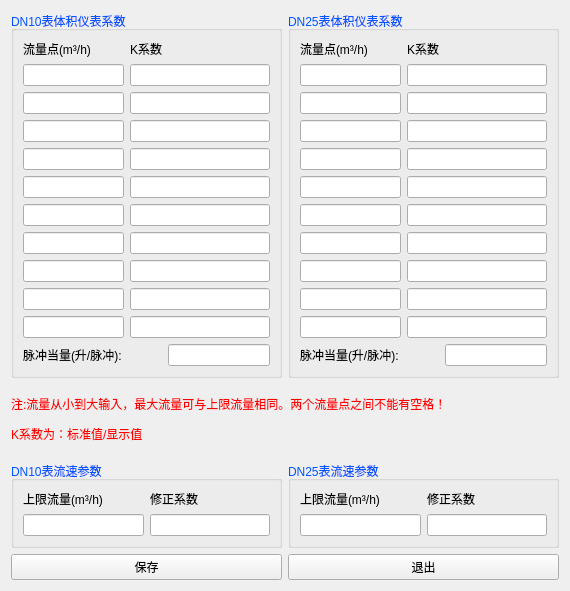
<?xml version="1.0" encoding="UTF-8"?>
<ui version="4.0">
 <class>StdParaSetClass</class>
 <widget class="QWidget" name="StdParaSetClass">
  <property name="windowModality">
   <enum>Qt::ApplicationModal</enum>
  </property>
  <property name="geometry">
   <rect>
    <x>0</x>
    <y>0</y>
    <width>570</width>
    <height>591</height>
   </rect>
  </property>
  <property name="windowTitle">
   <string>标准表参数设定</string>
  </property>
  <layout class="QGridLayout" name="gridLayout_5">
   <item row="0" column="0">
    <widget class="QGroupBox" name="groupBox">
     <property name="palette">
      <palette>
       <active>
        <colorrole role="WindowText">
         <brush brushstyle="SolidPattern">
          <color alpha="255">
           <red>0</red>
           <green>85</green>
           <blue>255</blue>
          </color>
         </brush>
        </colorrole>
       </active>
       <inactive>
        <colorrole role="WindowText">
         <brush brushstyle="SolidPattern">
          <color alpha="255">
           <red>0</red>
           <green>85</green>
           <blue>255</blue>
          </color>
         </brush>
        </colorrole>
       </inactive>
       <disabled>
        <colorrole role="WindowText">
         <brush brushstyle="SolidPattern">
          <color alpha="255">
           <red>120</red>
           <green>120</green>
           <blue>120</blue>
          </color>
         </brush>
        </colorrole>
       </disabled>
      </palette>
     </property>
     <property name="title">
      <string>DN10表体积仪表系数</string>
     </property>
     <layout class="QGridLayout" name="gridLayout">
      <item row="0" column="0">
       <widget class="QLabel" name="label_2">
        <property name="sizePolicy">
         <sizepolicy hsizetype="Preferred" vsizetype="Fixed">
          <horstretch>0</horstretch>
          <verstretch>0</verstretch>
         </sizepolicy>
        </property>
        <property name="palette">
         <palette>
          <active>
           <colorrole role="WindowText">
            <brush brushstyle="SolidPattern">
             <color alpha="255">
              <red>0</red>
              <green>0</green>
              <blue>0</blue>
             </color>
            </brush>
           </colorrole>
          </active>
          <inactive>
           <colorrole role="WindowText">
            <brush brushstyle="SolidPattern">
             <color alpha="255">
              <red>0</red>
              <green>0</green>
              <blue>0</blue>
             </color>
            </brush>
           </colorrole>
          </inactive>
          <disabled>
           <colorrole role="WindowText">
            <brush brushstyle="SolidPattern">
             <color alpha="255">
              <red>120</red>
              <green>120</green>
              <blue>120</blue>
             </color>
            </brush>
           </colorrole>
          </disabled>
         </palette>
        </property>
        <property name="text">
         <string>流量点(m³/h)</string>
        </property>
       </widget>
      </item>
      <item row="0" column="1">
       <widget class="QLabel" name="label_3">
        <property name="sizePolicy">
         <sizepolicy hsizetype="Preferred" vsizetype="Fixed">
          <horstretch>0</horstretch>
          <verstretch>0</verstretch>
         </sizepolicy>
        </property>
        <property name="palette">
         <palette>
          <active>
           <colorrole role="WindowText">
            <brush brushstyle="SolidPattern">
             <color alpha="255">
              <red>0</red>
              <green>0</green>
              <blue>0</blue>
             </color>
            </brush>
           </colorrole>
          </active>
          <inactive>
           <colorrole role="WindowText">
            <brush brushstyle="SolidPattern">
             <color alpha="255">
              <red>0</red>
              <green>0</green>
              <blue>0</blue>
             </color>
            </brush>
           </colorrole>
          </inactive>
          <disabled>
           <colorrole role="WindowText">
            <brush brushstyle="SolidPattern">
             <color alpha="255">
              <red>120</red>
              <green>120</green>
              <blue>120</blue>
             </color>
            </brush>
           </colorrole>
          </disabled>
         </palette>
        </property>
        <property name="text">
         <string>K系数</string>
        </property>
       </widget>
      </item>
      <item row="1" column="0">
       <widget class="QLineEdit" name="lineEdit"/>
      </item>
      <item row="1" column="1" colspan="2">
       <widget class="QLineEdit" name="lineEdit_2"/>
      </item>
      <item row="2" column="0">
       <widget class="QLineEdit" name="lineEdit_3"/>
      </item>
      <item row="2" column="1" colspan="2">
       <widget class="QLineEdit" name="lineEdit_4"/>
      </item>
      <item row="3" column="0">
       <widget class="QLineEdit" name="lineEdit_5"/>
      </item>
      <item row="3" column="1" colspan="2">
       <widget class="QLineEdit" name="lineEdit_7"/>
      </item>
      <item row="4" column="0">
       <widget class="QLineEdit" name="lineEdit_8"/>
      </item>
      <item row="4" column="1" colspan="2">
       <widget class="QLineEdit" name="lineEdit_6"/>
      </item>
      <item row="5" column="0">
       <widget class="QLineEdit" name="lineEdit_11"/>
      </item>
      <item row="5" column="1" colspan="2">
       <widget class="QLineEdit" name="lineEdit_14"/>
      </item>
      <item row="6" column="0">
       <widget class="QLineEdit" name="lineEdit_16"/>
      </item>
      <item row="6" column="1" colspan="2">
       <widget class="QLineEdit" name="lineEdit_12"/>
      </item>
      <item row="7" column="0">
       <widget class="QLineEdit" name="lineEdit_13"/>
      </item>
      <item row="7" column="1" colspan="2">
       <widget class="QLineEdit" name="lineEdit_10"/>
      </item>
      <item row="8" column="0">
       <widget class="QLineEdit" name="lineEdit_15"/>
      </item>
      <item row="8" column="1" colspan="2">
       <widget class="QLineEdit" name="lineEdit_9"/>
      </item>
      <item row="9" column="0">
       <widget class="QLineEdit" name="lineEdit_20"/>
      </item>
      <item row="9" column="1" colspan="2">
       <widget class="QLineEdit" name="lineEdit_18"/>
      </item>
      <item row="10" column="0">
       <widget class="QLineEdit" name="lineEdit_17"/>
      </item>
      <item row="10" column="1" colspan="2">
       <widget class="QLineEdit" name="lineEdit_19"/>
      </item>
      <item row="11" column="0" colspan="2">
       <widget class="QLabel" name="label_4">
        <property name="palette">
         <palette>
          <active>
           <colorrole role="WindowText">
            <brush brushstyle="SolidPattern">
             <color alpha="255">
              <red>0</red>
              <green>0</green>
              <blue>0</blue>
             </color>
            </brush>
           </colorrole>
          </active>
          <inactive>
           <colorrole role="WindowText">
            <brush brushstyle="SolidPattern">
             <color alpha="255">
              <red>0</red>
              <green>0</green>
              <blue>0</blue>
             </color>
            </brush>
           </colorrole>
          </inactive>
          <disabled>
           <colorrole role="WindowText">
            <brush brushstyle="SolidPattern">
             <color alpha="255">
              <red>120</red>
              <green>120</green>
              <blue>120</blue>
             </color>
            </brush>
           </colorrole>
          </disabled>
         </palette>
        </property>
        <property name="text">
         <string>脉冲当量(升/脉冲):</string>
        </property>
       </widget>
      </item>
      <item row="11" column="2">
       <widget class="QLineEdit" name="lineEdit_21"/>
      </item>
     </layout>
    </widget>
   </item>
   <item row="0" column="1">
    <widget class="QGroupBox" name="groupBox_4">
     <property name="palette">
      <palette>
       <active>
        <colorrole role="WindowText">
         <brush brushstyle="SolidPattern">
          <color alpha="255">
           <red>0</red>
           <green>85</green>
           <blue>255</blue>
          </color>
         </brush>
        </colorrole>
       </active>
       <inactive>
        <colorrole role="WindowText">
         <brush brushstyle="SolidPattern">
          <color alpha="255">
           <red>0</red>
           <green>85</green>
           <blue>255</blue>
          </color>
         </brush>
        </colorrole>
       </inactive>
       <disabled>
        <colorrole role="WindowText">
         <brush brushstyle="SolidPattern">
          <color alpha="255">
           <red>120</red>
           <green>120</green>
           <blue>120</blue>
          </color>
         </brush>
        </colorrole>
       </disabled>
      </palette>
     </property>
     <property name="title">
      <string>DN25表体积仪表系数</string>
     </property>
     <layout class="QGridLayout" name="gridLayout_4">
      <item row="0" column="0">
       <widget class="QLabel" name="label_9">
        <property name="sizePolicy">
         <sizepolicy hsizetype="Preferred" vsizetype="Fixed">
          <horstretch>0</horstretch>
          <verstretch>0</verstretch>
         </sizepolicy>
        </property>
        <property name="palette">
         <palette>
          <active>
           <colorrole role="WindowText">
            <brush brushstyle="SolidPattern">
             <color alpha="255">
              <red>0</red>
              <green>0</green>
              <blue>0</blue>
             </color>
            </brush>
           </colorrole>
          </active>
          <inactive>
           <colorrole role="WindowText">
            <brush brushstyle="SolidPattern">
             <color alpha="255">
              <red>0</red>
              <green>0</green>
              <blue>0</blue>
             </color>
            </brush>
           </colorrole>
          </inactive>
          <disabled>
           <colorrole role="WindowText">
            <brush brushstyle="SolidPattern">
             <color alpha="255">
              <red>120</red>
              <green>120</green>
              <blue>120</blue>
             </color>
            </brush>
           </colorrole>
          </disabled>
         </palette>
        </property>
        <property name="text">
         <string>流量点(m³/h)</string>
        </property>
       </widget>
      </item>
      <item row="0" column="1">
       <widget class="QLabel" name="label_10">
        <property name="sizePolicy">
         <sizepolicy hsizetype="Preferred" vsizetype="Fixed">
          <horstretch>0</horstretch>
          <verstretch>0</verstretch>
         </sizepolicy>
        </property>
        <property name="palette">
         <palette>
          <active>
           <colorrole role="WindowText">
            <brush brushstyle="SolidPattern">
             <color alpha="255">
              <red>0</red>
              <green>0</green>
              <blue>0</blue>
             </color>
            </brush>
           </colorrole>
          </active>
          <inactive>
           <colorrole role="WindowText">
            <brush brushstyle="SolidPattern">
             <color alpha="255">
              <red>0</red>
              <green>0</green>
              <blue>0</blue>
             </color>
            </brush>
           </colorrole>
          </inactive>
          <disabled>
           <colorrole role="WindowText">
            <brush brushstyle="SolidPattern">
             <color alpha="255">
              <red>120</red>
              <green>120</green>
              <blue>120</blue>
             </color>
            </brush>
           </colorrole>
          </disabled>
         </palette>
        </property>
        <property name="text">
         <string>K系数</string>
        </property>
       </widget>
      </item>
      <item row="1" column="0">
       <widget class="QLineEdit" name="lineEdit_26"/>
      </item>
      <item row="1" column="1" colspan="2">
       <widget class="QLineEdit" name="lineEdit_27"/>
      </item>
      <item row="2" column="0">
       <widget class="QLineEdit" name="lineEdit_28"/>
      </item>
      <item row="2" column="1" colspan="2">
       <widget class="QLineEdit" name="lineEdit_29"/>
      </item>
      <item row="3" column="0">
       <widget class="QLineEdit" name="lineEdit_30"/>
      </item>
      <item row="3" column="1" colspan="2">
       <widget class="QLineEdit" name="lineEdit_31"/>
      </item>
      <item row="4" column="0">
       <widget class="QLineEdit" name="lineEdit_32"/>
      </item>
      <item row="4" column="1" colspan="2">
       <widget class="QLineEdit" name="lineEdit_33"/>
      </item>
      <item row="5" column="0">
       <widget class="QLineEdit" name="lineEdit_34"/>
      </item>
      <item row="5" column="1" colspan="2">
       <widget class="QLineEdit" name="lineEdit_35"/>
      </item>
      <item row="6" column="0">
       <widget class="QLineEdit" name="lineEdit_36"/>
      </item>
      <item row="6" column="1" colspan="2">
       <widget class="QLineEdit" name="lineEdit_37"/>
      </item>
      <item row="7" column="0">
       <widget class="QLineEdit" name="lineEdit_38"/>
      </item>
      <item row="7" column="1" colspan="2">
       <widget class="QLineEdit" name="lineEdit_39"/>
      </item>
      <item row="8" column="0">
       <widget class="QLineEdit" name="lineEdit_40"/>
      </item>
      <item row="8" column="1" colspan="2">
       <widget class="QLineEdit" name="lineEdit_41"/>
      </item>
      <item row="9" column="0">
       <widget class="QLineEdit" name="lineEdit_42"/>
      </item>
      <item row="9" column="1" colspan="2">
       <widget class="QLineEdit" name="lineEdit_43"/>
      </item>
      <item row="10" column="0">
       <widget class="QLineEdit" name="lineEdit_44"/>
      </item>
      <item row="10" column="1" colspan="2">
       <widget class="QLineEdit" name="lineEdit_45"/>
      </item>
      <item row="11" column="0" colspan="2">
       <widget class="QLabel" name="label_11">
        <property name="palette">
         <palette>
          <active>
           <colorrole role="WindowText">
            <brush brushstyle="SolidPattern">
             <color alpha="255">
              <red>0</red>
              <green>0</green>
              <blue>0</blue>
             </color>
            </brush>
           </colorrole>
          </active>
          <inactive>
           <colorrole role="WindowText">
            <brush brushstyle="SolidPattern">
             <color alpha="255">
              <red>0</red>
              <green>0</green>
              <blue>0</blue>
             </color>
            </brush>
           </colorrole>
          </inactive>
          <disabled>
           <colorrole role="WindowText">
            <brush brushstyle="SolidPattern">
             <color alpha="255">
              <red>120</red>
              <green>120</green>
              <blue>120</blue>
             </color>
            </brush>
           </colorrole>
          </disabled>
         </palette>
        </property>
        <property name="text">
         <string>脉冲当量(升/脉冲):</string>
        </property>
       </widget>
      </item>
      <item row="11" column="2">
       <widget class="QLineEdit" name="lineEdit_46"/>
      </item>
     </layout>
    </widget>
   </item>
   <item row="1" column="0" colspan="2">
    <widget class="QLabel" name="label">
     <property name="text">
      <string>&lt;html&gt;&lt;head/&gt;&lt;body&gt;&lt;p&gt;&lt;span style=&quot; color:#ff0000;&quot;&gt;注:流量从小到大输入，最大流量可与上限流量相同。两个流量点之间不能有空格！&lt;/span&gt;&lt;/p&gt;&lt;p&gt;&lt;span style=&quot; color:#ff0000;&quot;&gt;K系数为：标准值/显示值&lt;/span&gt;&lt;/p&gt;&lt;/body&gt;&lt;/html&gt;</string>
     </property>
    </widget>
   </item>
   <item row="2" column="0">
    <widget class="QGroupBox" name="groupBox_2">
     <property name="palette">
      <palette>
       <active>
        <colorrole role="WindowText">
         <brush brushstyle="SolidPattern">
          <color alpha="255">
           <red>0</red>
           <green>85</green>
           <blue>255</blue>
          </color>
         </brush>
        </colorrole>
       </active>
       <inactive>
        <colorrole role="WindowText">
         <brush brushstyle="SolidPattern">
          <color alpha="255">
           <red>0</red>
           <green>85</green>
           <blue>255</blue>
          </color>
         </brush>
        </colorrole>
       </inactive>
       <disabled>
        <colorrole role="WindowText">
         <brush brushstyle="SolidPattern">
          <color alpha="255">
           <red>120</red>
           <green>120</green>
           <blue>120</blue>
          </color>
         </brush>
        </colorrole>
       </disabled>
      </palette>
     </property>
     <property name="title">
      <string>DN10表流速参数</string>
     </property>
     <layout class="QGridLayout" name="gridLayout_2">
      <item row="0" column="0">
       <widget class="QLabel" name="label_5">
        <property name="palette">
         <palette>
          <active>
           <colorrole role="WindowText">
            <brush brushstyle="SolidPattern">
             <color alpha="255">
              <red>0</red>
              <green>0</green>
              <blue>0</blue>
             </color>
            </brush>
           </colorrole>
          </active>
          <inactive>
           <colorrole role="WindowText">
            <brush brushstyle="SolidPattern">
             <color alpha="255">
              <red>0</red>
              <green>0</green>
              <blue>0</blue>
             </color>
            </brush>
           </colorrole>
          </inactive>
          <disabled>
           <colorrole role="WindowText">
            <brush brushstyle="SolidPattern">
             <color alpha="255">
              <red>120</red>
              <green>120</green>
              <blue>120</blue>
             </color>
            </brush>
           </colorrole>
          </disabled>
         </palette>
        </property>
        <property name="text">
         <string>上限流量(m³/h)</string>
        </property>
       </widget>
      </item>
      <item row="0" column="1">
       <widget class="QLabel" name="label_6">
        <property name="palette">
         <palette>
          <active>
           <colorrole role="WindowText">
            <brush brushstyle="SolidPattern">
             <color alpha="255">
              <red>0</red>
              <green>0</green>
              <blue>0</blue>
             </color>
            </brush>
           </colorrole>
          </active>
          <inactive>
           <colorrole role="WindowText">
            <brush brushstyle="SolidPattern">
             <color alpha="255">
              <red>0</red>
              <green>0</green>
              <blue>0</blue>
             </color>
            </brush>
           </colorrole>
          </inactive>
          <disabled>
           <colorrole role="WindowText">
            <brush brushstyle="SolidPattern">
             <color alpha="255">
              <red>120</red>
              <green>120</green>
              <blue>120</blue>
             </color>
            </brush>
           </colorrole>
          </disabled>
         </palette>
        </property>
        <property name="text">
         <string>修正系数</string>
        </property>
       </widget>
      </item>
      <item row="1" column="0">
       <widget class="QLineEdit" name="lineEdit_22"/>
      </item>
      <item row="1" column="1">
       <widget class="QLineEdit" name="lineEdit_23"/>
      </item>
     </layout>
    </widget>
   </item>
   <item row="2" column="1">
    <widget class="QGroupBox" name="groupBox_3">
     <property name="palette">
      <palette>
       <active>
        <colorrole role="WindowText">
         <brush brushstyle="SolidPattern">
          <color alpha="255">
           <red>0</red>
           <green>85</green>
           <blue>255</blue>
          </color>
         </brush>
        </colorrole>
       </active>
       <inactive>
        <colorrole role="WindowText">
         <brush brushstyle="SolidPattern">
          <color alpha="255">
           <red>0</red>
           <green>85</green>
           <blue>255</blue>
          </color>
         </brush>
        </colorrole>
       </inactive>
       <disabled>
        <colorrole role="WindowText">
         <brush brushstyle="SolidPattern">
          <color alpha="255">
           <red>120</red>
           <green>120</green>
           <blue>120</blue>
          </color>
         </brush>
        </colorrole>
       </disabled>
      </palette>
     </property>
     <property name="title">
      <string>DN25表流速参数</string>
     </property>
     <layout class="QGridLayout" name="gridLayout_3">
      <item row="0" column="0">
       <widget class="QLabel" name="label_7">
        <property name="palette">
         <palette>
          <active>
           <colorrole role="WindowText">
            <brush brushstyle="SolidPattern">
             <color alpha="255">
              <red>0</red>
              <green>0</green>
              <blue>0</blue>
             </color>
            </brush>
           </colorrole>
          </active>
          <inactive>
           <colorrole role="WindowText">
            <brush brushstyle="SolidPattern">
             <color alpha="255">
              <red>0</red>
              <green>0</green>
              <blue>0</blue>
             </color>
            </brush>
           </colorrole>
          </inactive>
          <disabled>
           <colorrole role="WindowText">
            <brush brushstyle="SolidPattern">
             <color alpha="255">
              <red>120</red>
              <green>120</green>
              <blue>120</blue>
             </color>
            </brush>
           </colorrole>
          </disabled>
         </palette>
        </property>
        <property name="text">
         <string>上限流量(m³/h)</string>
        </property>
       </widget>
      </item>
      <item row="0" column="1">
       <widget class="QLabel" name="label_8">
        <property name="palette">
         <palette>
          <active>
           <colorrole role="WindowText">
            <brush brushstyle="SolidPattern">
             <color alpha="255">
              <red>0</red>
              <green>0</green>
              <blue>0</blue>
             </color>
            </brush>
           </colorrole>
          </active>
          <inactive>
           <colorrole role="WindowText">
            <brush brushstyle="SolidPattern">
             <color alpha="255">
              <red>0</red>
              <green>0</green>
              <blue>0</blue>
             </color>
            </brush>
           </colorrole>
          </inactive>
          <disabled>
           <colorrole role="WindowText">
            <brush brushstyle="SolidPattern">
             <color alpha="255">
              <red>120</red>
              <green>120</green>
              <blue>120</blue>
             </color>
            </brush>
           </colorrole>
          </disabled>
         </palette>
        </property>
        <property name="text">
         <string>修正系数</string>
        </property>
       </widget>
      </item>
      <item row="1" column="0">
       <widget class="QLineEdit" name="lineEdit_24"/>
      </item>
      <item row="1" column="1">
       <widget class="QLineEdit" name="lineEdit_25"/>
      </item>
     </layout>
    </widget>
   </item>
   <item row="3" column="0">
    <widget class="QPushButton" name="pushButton">
     <property name="text">
      <string>保存</string>
     </property>
    </widget>
   </item>
   <item row="3" column="1">
    <widget class="QPushButton" name="btnExit">
     <property name="text">
      <string>退出</string>
     </property>
    </widget>
   </item>
  </layout>
 </widget>
 <resources/>
 <connections/>
</ui>
